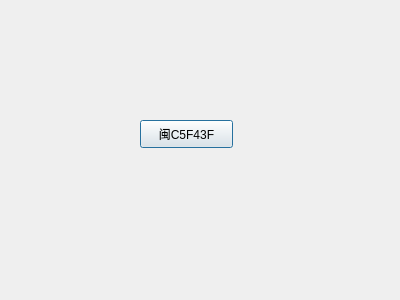
<?xml version="1.0" encoding="UTF-8"?>
<ui version="4.0">
 <class>Dialog</class>
 <widget class="QDialog" name="Dialog">
  <property name="geometry">
   <rect>
    <x>0</x>
    <y>0</y>
    <width>400</width>
    <height>300</height>
   </rect>
  </property>
  <property name="windowTitle">
   <string>Dialog</string>
  </property>
  <widget class="QPushButton" name="pushButton">
   <property name="geometry">
    <rect>
     <x>140</x>
     <y>120</y>
     <width>93</width>
     <height>28</height>
    </rect>
   </property>
   <property name="text">
    <string>闽C5F43F</string>
   </property>
  </widget>
 </widget>
 <resources/>
 <connections/>
</ui>
